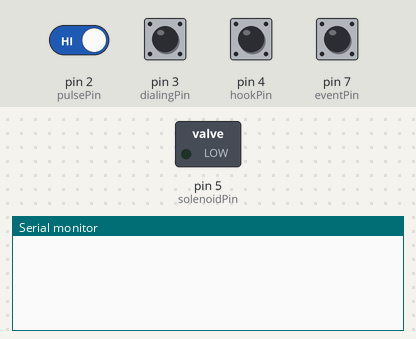
Bench run of a sketch on a simulated Arduino Uno, built with avr-gcc and run on an emulated ATmega328P. On the bench: switched loads named in the sketch (green lamp = pin HIGH), the last lines printed to the serial monitor. The inputs (shaded band) are chosen by the test bench; at power-on: pin 2 (pulsePin), pin 3 (dialingPin), pin 4 (hookPin), pin 7 (eventPin) HIGH.

Above: at 1.2 s.
1.3 s: pin 4 (hookPin) pulled LOW for 0.15 s
At 2.2 s:
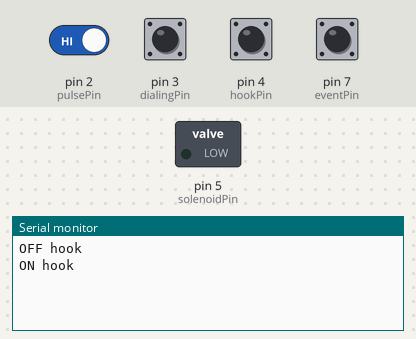
3.0 s: pin 7 (eventPin) pulled LOW for 0.15 s
At 3.6 s:
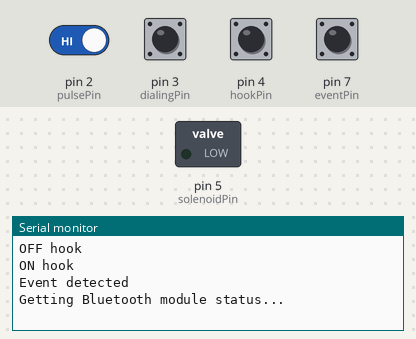
4.6 s: pin 2 (pulsePin) driven LOW and pin 7 (eventPin) driven LOW
At 7.2 s:
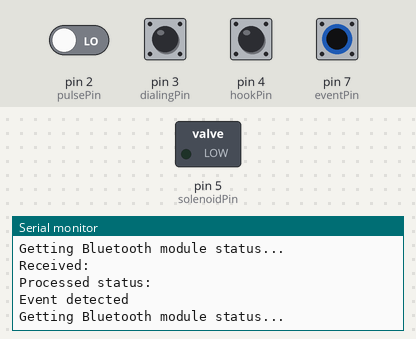

Measured:
- after the input at 1.3 s, the serial monitor: prints a new line after 0.18 s (image 1)
- after the input at 3.0 s, the serial monitor: prints a new line at once (image 2)

The sketch:

retroblue.ino
```cpp
/********************************************************
 * Arduino code used to turn a vintage rotary phone
 * into a 21st century Bluetooth accessory.
 *
 * Project inspired by tutorial at
 * https://www.sparkfun.com/products/retired/8929.
 ********************************************************/

#include "rn52.h"
#include <SoftwareSerial.h>

const boolean DEBUG = true;

/* pins used to detect the signals from the phone */
const int pulsePin = 2;
const int dialingPin = 3;
const int hookPin = 4;

/* pins used to communicate with the Bluetooth module */
const int eventPin = 7;

/* pin used to activate the ringing solenoid */
const int solenoidPin = 5;

/* ringing state */
const int NOT_RINGING = 0;
const int RINGING = 1;
int ringState = NOT_RINGING;

/* used to track if we're in a call so we can tell the Bluetooth
 * module to end the call when the user hangs up the handset */
const int NOT_IN_CALL = 0;
const int IN_CALL = 1;
int callState = NOT_IN_CALL;

const int NUM_LOOP_ITERS_PER_RING_STATE = 3;

/* The number of times we've passed in the loop in the current solenoidOut
 * state. This is modulus NUM_LOOP_ITERS_PER_RING_STATE. */
int loopItersInRingState = 0;

/* true = solenoid extended; false = retracted */
boolean solenoidOut = true;

/* used to manage ring pulses */
const int RING_INTERVAL_LENGTH = 100;
const float PERCENT_RINGING = 0.6;
const float RINGING_TIME = RING_INTERVAL_LENGTH * PERCENT_RINGING;
int ringIntervalCount = 0;

/* state of pulse switch
 * 1 during dialing pulse
 * 0 otherwise
 */
int pulse;
const int PULSE = 1;
const int NO_PULSE = 0;

/* state of dial
 * 0 if a number is being dialed (i.e. any time dial is not in rest position)
 * 1 if dial is in rest position
 */
int dialing;
const int IS_DIALING = 0;
const int NOT_DIALING = 1;

/* state of hook
 * 0 if phone off hook
 * 1 if phone on hook
 */
int hook;
const int OFF_HOOK = 0;
const int ON_HOOK = 1;

/* Time in milliseconds that various parts of the dialing cycle take.
 * Used for detecting which number has been dialed based on the time
 * elapsed during a dialing cycle. These times should probably be tuned
 * for your specific phone.  */
const int PULSE_TIME = 67;
const int INTER_PULSE_TIME = 42;
const int TOTAL_PULSE_INTERVAL_TIME = PULSE_TIME + INTER_PULSE_TIME;

/* the string the Bluetooth module sends when a command is successful */
const String SUCCESS = "AOK";

/* constants returned by getDialedNumber */
const int INVALID_DIAL = -1;
const int TIMED_OUT = -2;

/* Arduino Uno only has one hardware serial interface, so set up a software
 * serial interface for communicating with the Bluetooth module.
 *
 * RX = digital pin 10, TX = digital pin 11
 */
SoftwareSerial bluetoothSerial(10, 11);

RN52 rn52 = RN52(&bluetoothSerial);

void setup() {
  if (DEBUG) Serial.begin(9600);
  bluetoothSerial.begin(9600);

  /* tell pin to use internal pull-up resistor */
  pinMode(pulsePin, INPUT);
  digitalWrite(pulsePin, HIGH);

  /* tell pin to use internal pull-up resistor */
  pinMode(dialingPin, INPUT);
  digitalWrite(dialingPin, HIGH);

  /* tell pin to use internal pull-up resistor */
  pinMode(hookPin, INPUT);
  digitalWrite(hookPin, HIGH);

  /* tell pin to use internal pull-up resistor */
  pinMode(eventPin, INPUT);
  digitalWrite(eventPin, HIGH);

  pinMode(solenoidPin, OUTPUT);

  bluetoothSerial.listen();
}

void print(String s) {
  if (DEBUG) Serial.print(s);
}

void println(String s) {
  if (DEBUG) Serial.println(s);
}

/* reads signals from the phone and updates dialing state variables */
void readState() {
  pulse = digitalRead(pulsePin);
  dialing = digitalRead(dialingPin);
  hook = digitalRead(hookPin);
}

/* updates ringing/call status */
void updateStatuses() {
  println("Getting Bluetooth module status...");
  String status = rn52.status();
  println("Received: " + status);

  char lastChar = status.charAt(status.length() - 1);

  if (lastChar == '5') {
    println("Incoming call.");
    startRinging();
  } else {
    stopRinging();
  }

  print("Processed status: ");
  println(status);
}

void startRinging() {
  ringState = RINGING;
}

void stopRinging() {
  ringState = NOT_RINGING;
  loopItersInRingState = 0;
  solenoidOut = true;
  digitalWrite(solenoidPin, solenoidOut ? LOW : HIGH);
}

void doRingTick() {
  if (ringIntervalCount < RINGING_TIME && loopItersInRingState == 0) {
      digitalWrite(solenoidPin, HIGH);
      solenoidOut = true;
  } else if (solenoidOut) {
    digitalWrite(solenoidPin, LOW);
    solenoidOut = false;
  }

  ringIntervalCount = (ringIntervalCount + 1) % RING_INTERVAL_LENGTH;
  loopItersInRingState = (loopItersInRingState + 1) % NUM_LOOP_ITERS_PER_RING_STATE;
  delay(20);
}

/* Detects and returns a dialed number based on the total time bewteen the
 * first pulse and the dial coming to rest. Will block until either a number
 * is dialed or the phone is hung up. Returns the dialed number (in range [1, 10]),
 * or -1 in the case of error or hang up. */
int getDialedNumber() {
  readState();
  while (dialing == IS_DIALING && hook == OFF_HOOK) {
    readState();
    if (pulse == PULSE) {
      long startTime = millis();

      while (dialing == IS_DIALING) {
        readState();
        if (hook == ON_HOOK) return INVALID_DIAL;
      }

      long elapsedTime = millis() - startTime;

      /* compute dialed number from elapsed time; mod 10 because the phone dials a 0 as if it were a 10 */
      int dialedNumber = elapsedTime / TOTAL_PULSE_INTERVAL_TIME;
      if (dialedNumber <= 10) {
        return dialedNumber % 10;
      } else {
        /* if we got a number greater than 10, something went wrong */
        return INVALID_DIAL;
      }
    }
  }

  return INVALID_DIAL;
}

void loop() {
  readState();

  // TODO When an event happens, the pin is held low for 100ms. Should
  // we be checking how long it's low just to make sure that we don't
  // check the status if some noise happens to come through?
  int event = digitalRead(eventPin);
  if (event == 0) {
    println("Event detected");
    updateStatuses();
  }

  if (ringState == RINGING) {
    doRingTick();
  }

  if (hook == OFF_HOOK) {
    delay(175);
    println("OFF hook");

    if (ringState == RINGING) {
      println("Accepting call...");
      String response = rn52.acceptCall();
      println("Received: " + response);

      stopRinging();
      callState = IN_CALL;
    }

    String numberString = "";
    boolean doDialNumber = true;

    for (int numCount = 0; numCount < 10; numCount++) {
      /* wait for the user to start dialing a number */
      readState();
      while (dialing == NOT_DIALING && hook == OFF_HOOK) {
        readState();
      }
      delay(15);

      int dialedNumber = getDialedNumber();
      delay(20);

      readState();
      if (hook == ON_HOOK) {
        println("ON hook");

        /* if we're hanging up during an active call, end the call */
        if (callState == IN_CALL) {
          println("Ending call...");
          String response = rn52.endCall();
          println("Received: " + response);

          callState = NOT_IN_CALL;
        }

        doDialNumber = false;
        break;
      }

      /* only record the latest number dialed if it's valid */
      if (dialedNumber != INVALID_DIAL) {
        numberString = numberString + dialedNumber;

        print(String(dialedNumber));
        if (numCount == 2 || numCount == 5) print("-");
      } else {
        numCount--;
      }
    }

    print("\n");
    if (doDialNumber) {
      println("Dialing " + numberString + "...");
      String response = rn52.dialNumber(numberString);
      println("Received: " + response);

      if (response == SUCCESS) callState = IN_CALL;
    }
  }
}
```

rn52.cpp
```cpp
/********************************************************
 * Implementation file for RN52 Bluetooth audio module support.
 *
 * Datasheet: http://ww1.microchip.com/downloads/en/DeviceDoc/rn-52-ds-1.1r.pdf
 * Command reference: http://ww1.microchip.com/downloads/en/DeviceDoc/rn-bt-audio-ug-2.0r.pdf
 *
 * Code developed in Arduino 1.0.5 on Arduino Uno.
 ********************************************************/

#include "rn52.h"
#include <Arduino.h>

const String RN52::COMMAND_TERMINATOR = "\r";
const String RN52::RESPONSE_TERMINATOR = "\r\n";

RN52::RN52(Stream* s) : serialPort(s) {}

String RN52::issueCommand(String command, boolean checkForTerminator) {
  serialPort->print(command + COMMAND_TERMINATOR);

  unsigned long startTime = millis();
  String buffer;
  while (startTime + RESPONSE_WAIT_TIME > millis()) {
    if (serialPort->available() > 0) buffer.concat(char(serialPort->read()));

    if (checkForTerminator && buffer.endsWith(RESPONSE_TERMINATOR)) {
      /* chop off terminator */
      return buffer.substring(0, buffer.length() - RESPONSE_TERMINATOR.length());
    }
  }

  return buffer;
}

String RN52::dialNumber(String num) {
  return issueCommand("A," + num, true);
}

String RN52::acceptCall() {
  return issueCommand("C", true);
}

String RN52::endCall() {
  return issueCommand("E", true);
}

String RN52::status() {
  return issueCommand("Q", true);
}

String RN52::settings() {
  return issueCommand("D", false);
}

String RN52::help() {
  return issueCommand("H", false);
}

String RN52::firmwareVersion() {
  return issueCommand("V", false);
}
```

rn52.h
```cpp
/********************************************************
 * Header file for RN52 Bluetooth audio module support.
 *
 * Datasheet: http://ww1.microchip.com/downloads/en/DeviceDoc/rn-52-ds-1.1r.pdf
 * Command reference: http://ww1.microchip.com/downloads/en/DeviceDoc/rn-bt-audio-ug-2.0r.pdf
 *
 * Code developed in Arduino 1.0.5 on Arduino Uno.
 ********************************************************/

#ifndef RN52_h
#define RN52_h

#include <Arduino.h>
#include <SoftwareSerial.h>

class RN52 {
public:
    RN52(Stream* s);
    String issueCommand(String command, boolean checkForTerminator);
    String dialNumber(String num);
    String acceptCall();
    String endCall();
    String status();
    String settings();
    String help();
    String firmwareVersion();

private:
    /* command and response line endings  */
    static const String COMMAND_TERMINATOR;
    static const String RESPONSE_TERMINATOR;

    /* the amount of time we give the Bluetooth module to send a response, in ms */
    static const int RESPONSE_WAIT_TIME = 3000;

    Stream* serialPort;
};

#endif
```
